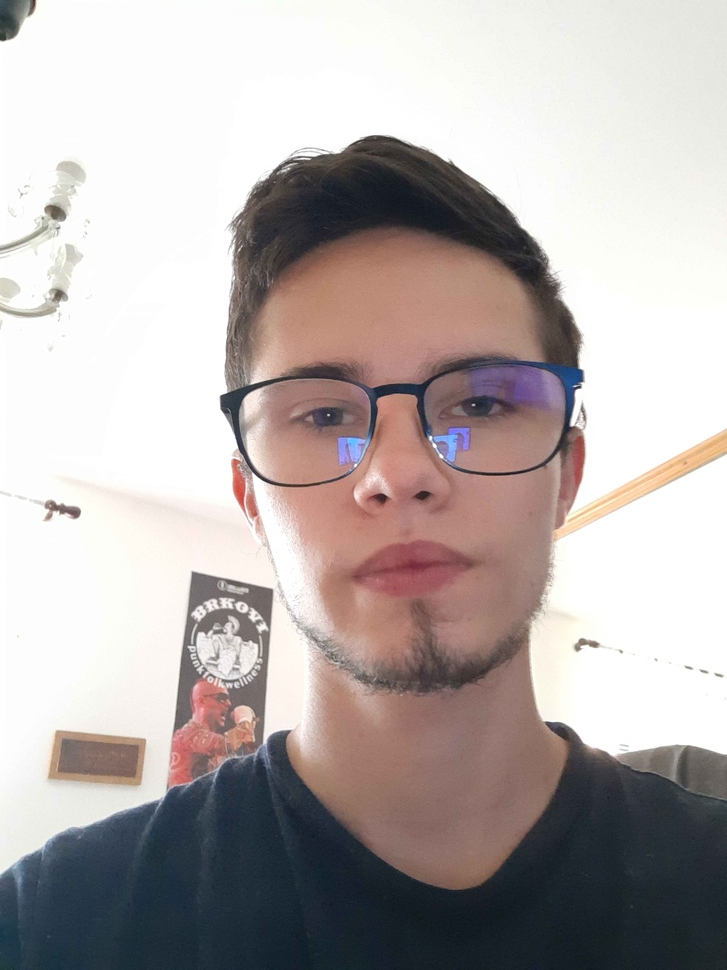
#> input picture ORV/pythonProject/train/slikaZaObdelavo.jpg, 727 x 970 px, shrunk from 4248 x 5664 before the run
$ python -i script.py   (imports and definitions only)   (older library calls are emulated)
#> lines starting #> are read from the running program, lines starting #| are printed output that depends on the picture
# -*- coding: utf-8 -*-
import base64

import os
from pymongo import MongoClient
uri = 'mongodb+srv://test:test@projekt.0habu.mongodb.net/myFirstDatabase?retryWrites=true&w=majority'
client = MongoClient(uri)
db = client.myFirstDatabase
coll1 = db.photos


# [4 lines not run here, left out]


import cv2
import numpy as np
import math
import os
import fnmatch
from sklearn.pipeline import make_pipeline
from sklearn.preprocessing import StandardScaler
from sklearn.svm import SVC
import facecrop
import pickle

# [1 line not run here, left out]


# [1 line that did not run here, left out]
# [1 line not run here, left out]


# histogram za sivinsko sliko
def Histogram(img):
    histogram = np.zeros(256)

    for i in range(img.shape[0]):
        for j in range(img.shape[1]):
            bin = img[i, j]
            histogram[bin] = histogram[bin] + 1

    return histogram


# LBP 8,1 (8sosedov razdalje 1)
def LBP(img):
    img = img.copy()
    imgLBP = np.zeros_like(img)

    img = cv2.cvtColor(img, cv2.COLOR_BGR2GRAY)

    binary = np.zeros(8, dtype=int)

    # vrstica
    for i in range(img.shape[0] - 2):
        # stolpec
        for j in range(img.shape[1] - 2):
            a = (img[i:i + 3, j:j + 3])
            # print(a)
            count = 0
            # maska vrstica
            for k in range(a.shape[0]):
                # vaska stolpec
                for l in range(a.shape[1]):
                    # ignorira center
                    if k == 1 and l == 1:
                        pass
                    # primerja s centrom maske
                    else:
                        if a[k, l] >= a[1, 1]:
                            binary[count] = 1
                        else:
                            binary[count] = 0
                        count = count + 1
                        # print(a[k, l], k, l, i, j)
            # print(binary)

            # številka, ki jo bobiš od LBG (binary to decimal)
            number = 0
            for m in range(8):
                number = number + binary[m] * 2 ** np.absolute(m - 7)

            # print(number)
            imgLBP[i, j] = number

    # print(img)
    result = Histogram(imgLBP)
    result = result.astype(int)

    return result


def HOG(img):
    img = img.copy()

    # hardcoded
    cellSize = 8
    bins = 9
    blockSize = 2

    img = cv2.cvtColor(img, cv2.COLOR_BGR2GRAY)

    Gx = cv2.Sobel(img, cv2.CV_64F, 1, 0, ksize=5)
    Gy = cv2.Sobel(img, cv2.CV_64F, 0, 1, ksize=5)

    # gradienti in koti (v rad)
    G = np.sqrt(np.square(Gx) + np.square(Gy))
    angles = np.arctan2(Gx, Gy)

    # vse kote protvori iz rad v stopinje in spravi v 0-180 interval
    for i in range(angles.shape[0]):
        for j in range(angles.shape[1]):
            angles[i, j] = math.degrees(angles[i, j])
            if angles[i, j] < 0:
                angles[i, j] = angles[i, j] + 180

    # razdeli sliko v 8x8 (cellSize) polja
    # https://stackoverflow.com/questions/5953373/how-to-split-image-into-multiple-pieces-in-python
    # prvi odgovor
    cells = [img[x:x + cellSize, y:y + cellSize] for x in range(0, img.shape[0], cellSize) for y in
             range(0, img.shape[1], cellSize)]

    cellsGradients = [G[x:x + cellSize, y:y + cellSize] for x in range(0, G.shape[0], cellSize) for y in
                      range(0, G.shape[1], cellSize)]

    cellsAngles = [angles[x:x + cellSize, y:y + cellSize] for x in range(0, angles.shape[0], cellSize) for y in
                   range(0, angles.shape[1], cellSize)]

    step_size = 180 // bins
    array = np.zeros(bins)

    cellArrays = []

    # za vsako celico nafila tisto polje iz matrike kotov in gradientov
    for c in range(len(cells)):
        # čez matriko celice
        for i in range(cellsGradients[0].shape[0]):
            for j in range(cellsGradients[0].shape[1]):
                # perfektna delitev
                if cellsAngles[c][i, j] % step_size == 0:
                    index = int(cellsAngles[c][i, j] / step_size)
                    # kot 180 je isto kot 0
                    index = index % 9
                    array[index] = array[index] + cellsGradients[c][i, j]
                else:
                    index = int(cellsAngles[c][i, j] / step_size)
                    val = (index + 1) * step_size

                    leftBias = (val - cellsAngles[c][i, j]) / step_size
                    rightBias = 1 - leftBias

                    # left
                    array[index] = array[index] + cellsGradients[c][i, j] * leftBias
                    # right (če kot < 160 je al zadni al prvi)
                    if index + 1 == 9:
                        array[0] = array[0] + cellsGradients[c][i, j] * rightBias
                    else:
                        array[index + 1] = array[index + 1] + cellsGradients[c][i, j] * rightBias

        cellArrays.append(array)
        array = np.zeros(bins)

    # matrika pove, katere celice spadajo v blok
    blockCellsIndexes = blockCellIndexes(img, cellSize, blockSize)

    # blocksInRow = (img.shape[0] // cellSize) - 1
    # blocksInColumn = (img.shape[1] // cellSize) - 1

    # polja celic se združijo v polje bloka
    blockArrays = []
    blockArray = None
    for i in range(blockCellsIndexes.shape[0]):
        for j in range(0, blockCellsIndexes.shape[1]):
            if j == 0:
                blockArray = cellArrays[int(blockCellsIndexes[i, 0])]
            else:
                a = cellArrays[int(blockCellsIndexes[i, j])]
                blockArray = np.concatenate((blockArray, a))

        blockArrays.append(blockArray)

    # polja blokov se normalizirajo
    for i in range(len(blockArrays)):
        k = np.sqrt(np.sum(blockArrays[i] ** 2))
        for j in range(blockArrays[0].shape[0]):
            blockArrays[i][j] = blockArrays[i][j] / k

    # iz 2d polja v 1d
    result = np.array(blockArrays).flatten()

    return result


# hardcoded za 8x8 cellSize in 2x2 block size
# [18 lines left out: function blockCellIndexes, not called in this run]


def mergeLBPandHOG(LBP, HOG):
    return np.concatenate((LBP, HOG))


def LBPHOG(img):
    imgLBP = LBP(img)
    imgHOG = HOG(img)
    result = mergeLBPandHOG(imgLBP, imgHOG)

    return result


# [8 lines of commented-out code are left out]
dataset = []

# [6 lines not run here, left out]

datasetLabels = []
# [2 lines not run here, left out]

#print("dataset" , (dataset) )


#print("labels " , (datasetLabels) )
# labele za matriko učne množice


# za vsak obraz v mapi dataset
# izračuna značilnice in doda v matriko
# for file in os.listdir('./dataset'):

# matrika testne množice
testTrain = []

# vsako testno sliko da v testno množico
# [11 lines not run here, left out]

# pripravi strojno učenje
# C mora bit od 0.1 do 0.4 za najboljše rezultate
clf = make_pipeline(StandardScaler(), SVC(gamma='auto', C=0.2))
# [5 lines not run here, left out]

# pickle dump

# matrika velikosti slik

# y št slik
# x lbp hog

# fukneš v strojno učenje

# svm sklearn
# c parameter
# liner ali lbf kernel
# gamma
# probability

# x
# clf = makepipeline
# clf.fit
# clf.predict(slikce)
#
#
# hog blocksize je lhka const

>>> import cv2
>>> picture = cv2.imread('../../ORV/pythonProject/train/slikaZaObdelavo.jpg')
#> picture is the input picture: shape (970, 727, 3); mean B, G, R 171.7, 173.1, 181.2
>>> result = LBPHOG(picture)
#> in LBP, `img = cv2.cvtColor(img, cv2.COLOR_BGR2GRAY)`:
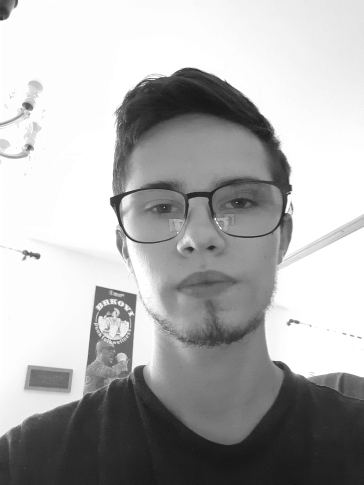
#> img: shape (970, 727) (shown at 1/2 size); min 19, max 255, mean 175.4
#> after the loop in LBP, `for i in range(img.shape[0] - 2):`:
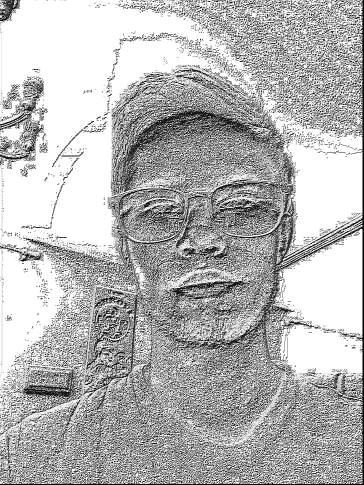
#> imgLBP: shape (970, 727, 3) (shown at 1/2 size); min 0, max 255, mean 181.4
#> after the loop in LBP, `for i in range(img.shape[0] - 2):`: binary = [1, 0, 0, 1, 1, 1, 1, 1]
#> after the loop in Histogram, `for i in range(img.shape[0]):`: histogram = 256 values, max 262871 at index 255, min 23 at index 165, mean 2754.6
#> in LBP, `result = Histogram(imgLBP)`: result has the same summary as histogram in Histogram
#> in LBPHOG, `imgLBP = LBP(img)`: imgLBP has the same summary as histogram in Histogram
#> in HOG, `Gy = cv2.Sobel(img, cv2.CV_64F, 0, 1, ksize=5)`:
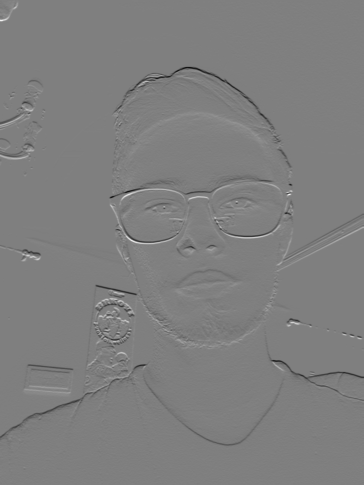
#> Gy: shape (970, 727) float64 (shown at 1/2 size); min -8667, max 8680, mean -26.8; drawn with min black and max white
#> in HOG, `G = np.sqrt(np.square(Gx) + np.square(Gy))`:
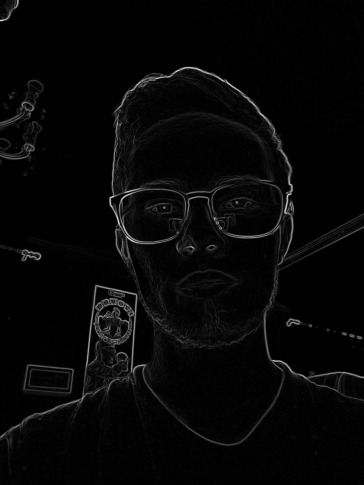
#> G: shape (970, 727) float64 (shown at 1/2 size); min 0, max 9662.9, mean 261.1; drawn with min black and max white
#> in HOG, `angles = np.arctan2(Gx, Gy)`:
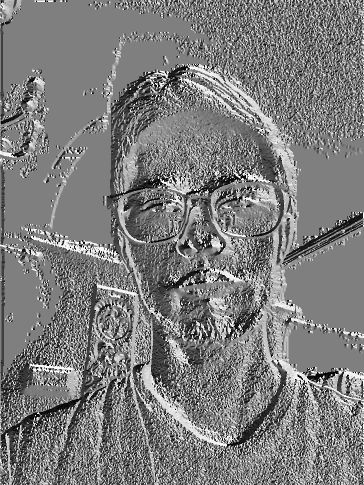
#> angles: shape (970, 727) float64 (shown at 1/2 size); min -3.14, max 3.14, mean -0.0633; drawn with min black and max white
#> after the loop in HOG, `for i in range(angles.shape[0]):`:
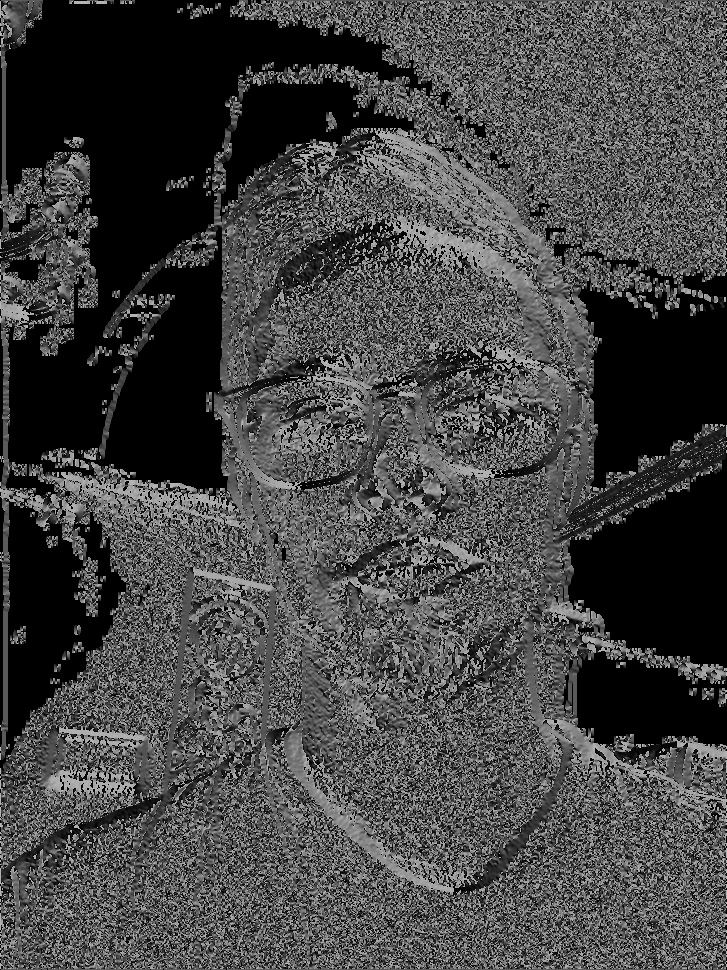
#> angles: shape (970, 727) float64; min 0, max 180, mean 68.2
#> in HOG, `cells = [img[x:x + cellSize, y:y + cellSize] for x in range(0, img.sha..`: cells = 11102 items
#> the loop in HOG, `for c in range(len(cells)):` made 91 passes
#> after the loop in HOG, `for c in range(len(cells)):`: cellArrays = 90 items
#> (the run stopped early here; a loop or call above may not have finished)
